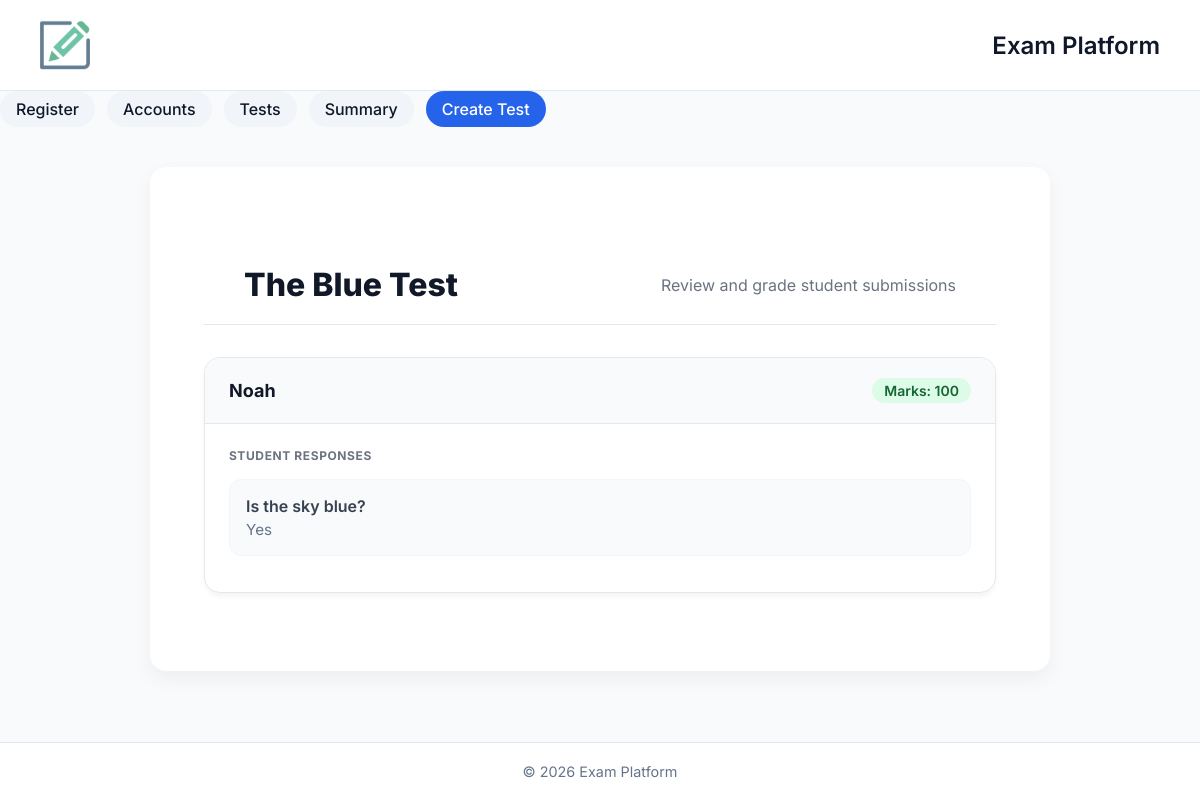
/test/1/submissions, run on an earlier commit of the app's database.
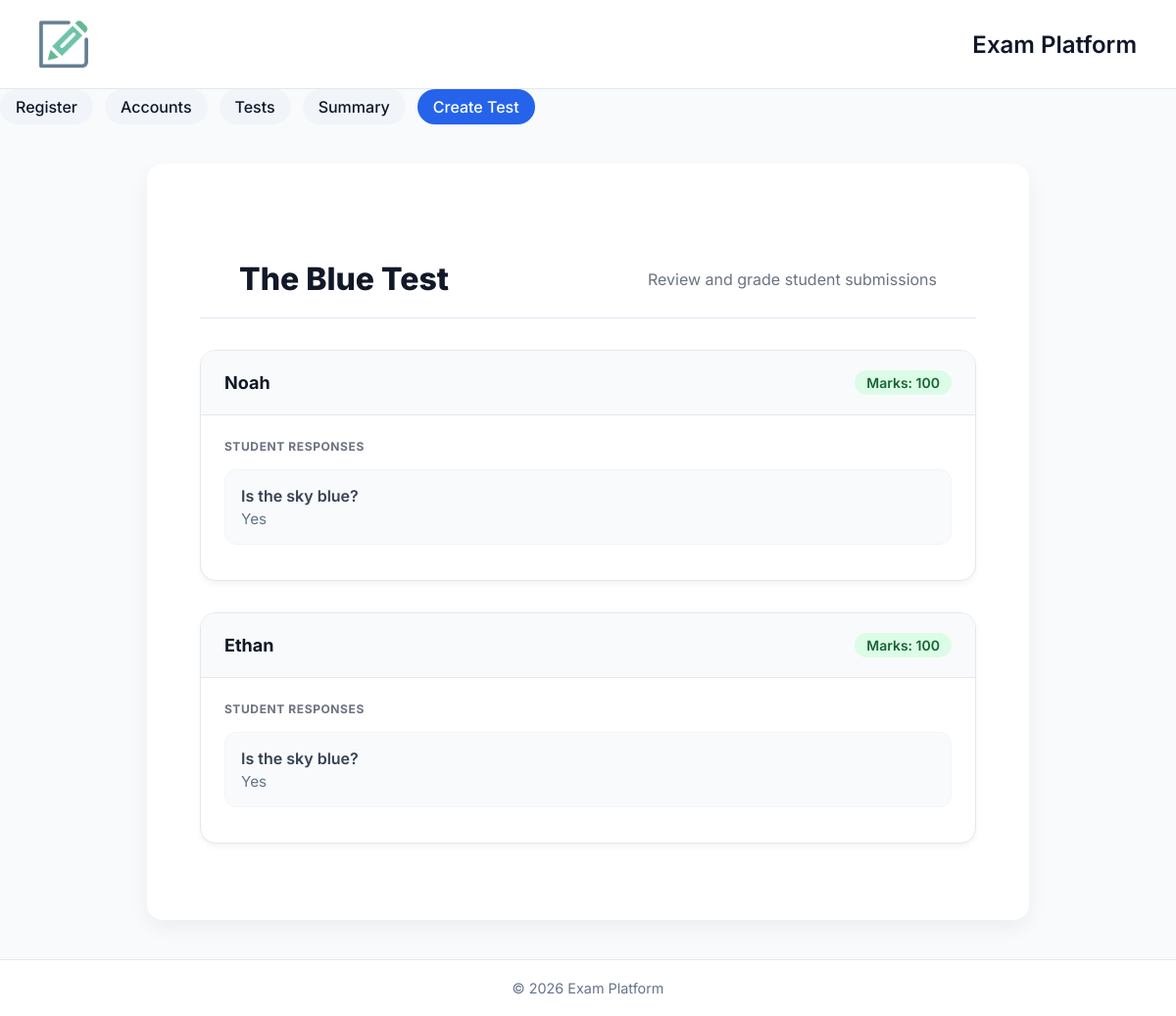
And on a later commit of the database.
### app/models/test.py (models this page shows)
class Test(db.Model):
    __tablename__ = "tests"
    id = db.Column(db.Integer, primary_key=True)
    title = db.Column(db.String(255))
    teacher_id = db.Column(db.Integer, db.ForeignKey("users.id"))
    is_timed = db.Column(db.Boolean, default=False)
    duration = db.Column(db.Integer, nullable=True)
    created_at = db.Column(db.DateTime, default=db.func.current_timestamp())
    teacher = db.relationship("User", back_populates="tests_created")
    questions = db.relationship("Question", back_populates="test", lazy=True)
    submissions = db.relationship("Submission", back_populates="test", lazy=True)

### app/models/submission.py (models this page shows)
class Submission(db.Model):
    __tablename__ = "submissions"
    id = db.Column(db.Integer, primary_key=True)
    test_id = db.Column(db.Integer, db.ForeignKey("tests.id"))
    student_id = db.Column(db.Integer, db.ForeignKey("users.id"))
    marks = db.Column(db.Integer)
    graded_by = db.Column(db.Integer, db.ForeignKey("users.id"))
    submitted_at = db.Column(db.DateTime, default=db.func.current_timestamp())
    is_late = db.Column(db.Boolean, default=False)
    test = db.relationship("Test", back_populates="submissions")
    student = db.relationship("User", back_populates="submissions", foreign_keys=[student_id])
    grader = db.relationship("User", back_populates="graded_submissions", foreign_keys=[graded_by])
    answers = db.relationship("Answer", back_populates="submission", lazy=True)

### app/models/user.py (models this page shows)
class User(db.Model):
    __tablename__ = "users"
    id = db.Column(db.Integer, primary_key=True)
    name = db.Column(db.String(100))
    email = db.Column(db.String(100))
    role = db.Column(db.Enum("student", "teacher"))
    created_at = db.Column(db.DateTime, default=db.func.current_timestamp())
    submissions = db.relationship("Submission", back_populates="student", foreign_keys="Submission.student_id")
    graded_submissions = db.relationship("Submission", back_populates="grader", foreign_keys="Submission.graded_by")
    tests_created = db.relationship("Test", back_populates="teacher")

### app/models/answer.py (models this page shows, shortened)
class Answer(db.Model):
    __tablename__ = "answers"
    id = db.Column(db.Integer, primary_key=True)
    submission_id = db.Column(db.Integer, db.ForeignKey("submissions.id"), nullable=False)
    question_id = db.Column(db.Integer, db.ForeignKey("questions.id"), nullable=False)
    answer_text = db.Column(db.Text, nullable=False)
    submission = db.relationship("Submission", back_populates="answers")
    question = db.relationship("Question", back_populates="answers")

### app/models/question.py (models this page shows)
class Question(db.Model):
    __tablename__ = "questions"
    id = db.Column(db.Integer, primary_key=True)
    test_id = db.Column(db.Integer, db.ForeignKey("tests.id"))
    question_text = db.Column(db.Text)
    type = db.Column(db.Enum('open'), default='open')  # only open questions
    test = db.relationship("Test", back_populates="questions")
    answers = db.relationship("Answer", back_populates="question", lazy=True)

### app/routes/routes.py (the view)
@bp.route("/test/<int:test_id>/submissions")
def view_submissions(test_id):
    test = Test.query.get_or_404(test_id)
    submissions = Submission.query.filter_by(test_id=test.id).all()
    return render_template("submissions.html", test=test, submissions=submissions)

### app/templates/submissions.html (shortened to what this page needs)
{% extends "base.html" %}
{% block content %}
<div class="submissions-container">
    <header class="page-header">
        <h1 class="page-title">{{ test.title }}</h1>
        <p style="color: #6b7280;">Review and grade student submissions</p>
    </header>
    <div class="submissions-list">
        {% for submission in submissions %}
        <div class="submission-card">
            <div class="card-header">
                <div class="student-info">
                    <h3>{{ submission.student.name }}</h3>
                </div>
                <div class="grade-info">
                    <span class="badge {% if submission.marks %}badge-graded{% else %}badge-pending{% endif %}">
                        Marks: {{ submission.marks or "Not graded" }}
                    </span>
                </div>
            </div>
            <div class="answers-section">
                <h4 class="answers-title">Student Responses</h4>
                {% for answer in submission.answers %}
                <div class="answer-item">
                    <span class="question-text">{{ answer.question.question_text }}</span>
                    <p class="answer-text">{{ answer.answer_text }}</p>
                </div>
                {% endfor %}
            </div>
        </div>
        {% else %}
        <div class="submission-card empty-state">
            No submissions found for this test yet.
        </div>
        {% endfor %}
    </div>
</div>
{% endblock %}

### app/templates/base.html (shortened to what this page needs)
<!DOCTYPE html>
<html lang="en">
<head>
</head>
<body>
<header>
        <img class="img" src="{{ url_for('static', filename='160FInal.png') }}" alt="Exam Platforms Logo">
   <h1>Exam Platform</h1>
</header>
    <nav>
        <a href="/register">Register</a>
        <a href="/accounts">Accounts</a>
        <a href="/tests">Tests</a>
        <a href="/tests/summary">Summary</a>
        <a href="/create_test">Create Test</a>
    </nav>
<main>
    <div class="card">
        {% block content %}{% endblock %}
    </div>
</main>
<footer>
    <p>© 2026 Exam Platform</p>
</footer>
</body>
</html>

### app/templates/base.html (style rules this page uses)
* { margin: 0; padding: 0; box-sizing: border-box; font-family: 'Inter', sans-serif; }
body { background: #f8fafc; color: #0f172a; min-height: 100vh; display: flex; flex-direction: column; }
header { background: #ffffff; padding: 20px 40px; display: flex; justify-content: space-between; align-items: center; border-bottom: 1px solid #e2e8f0; }
h1 { font-size: 1.5rem; font-weight: 600; }
nav { display: flex; gap: 12px; }
nav a { padding: 8px 16px; border-radius: 999px; background: #f1f5f9; color: #0f172a; text-decoration: none; font-weight: 500; transition: all 0.25s ease; }
nav a:last-child { background: #2563eb; color: white; }
main { flex: 1; padding: 40px; }
.card { background: #ffffff; padding: 30px; border-radius: 16px; box-shadow: 0 8px 20px rgba(0,0,0,0.05); max-width: 900px; margin: auto; }
footer { text-align: center; padding: 20px; font-size: 0.9rem; color: #64748b; border-top: 1px solid #e2e8f0; background: #ffffff; }
.img { width: 50px; height: 50px; }

### app/templates/submissions.html (style rules this page uses)
.submissions-container { max-width: 900px; margin: 3rem auto; padding: 0 1.5rem; font-family: 'Inter', system-ui, -apple-system, sans-serif; }
.page-header { margin-bottom: 2rem; }
.page-title { font-size: 2rem; font-weight: 800; color: #111827; margin: 0; }
.submission-card { background: white; border-radius: 1rem; border: 1px solid #e5e7eb; box-shadow: 0 4px 6px -1px rgba(0, 0, 0, 0.05); margin-bottom: 2rem; overflow: hidden; }
.card-header { padding: 1.25rem 1.5rem; background: #f9fafb; border-bottom: 1px solid #e5e7eb; display: flex; justify-content: space-between; align-items: center; }
.student-info h3 { margin: 0; font-size: 1.125rem; font-weight: 700; color: #111827; }
.grade-info { display: flex; align-items: center; gap: 1rem; }
.badge { padding: 0.25rem 0.75rem; border-radius: 9999px; font-size: 0.875rem; font-weight: 600; }
.badge-graded { background: #dcfce7; color: #166534; }
.answers-section { padding: 1.5rem; }
.answers-title { font-size: 0.75rem; font-weight: 700; text-transform: uppercase; letter-spacing: 0.05em; color: #6b7280; margin-bottom: 1rem; }
.answer-item { background: #f8fafc; border: 1px solid #f1f5f9; border-radius: 0.75rem; padding: 1rem; margin-bottom: 0.75rem; }
.question-text { font-weight: 600; color: #374151; display: block; margin-bottom: 0.25rem; }
.answer-text { color: #64748b; font-size: 0.95rem; }

What changed in the data, as far as the page shows it:
added Submission: student.name "Ethan", marks "100"
added Answer: question.question_text "Is the sky blue?", answer_text "Yes", shown under "Ethan"
